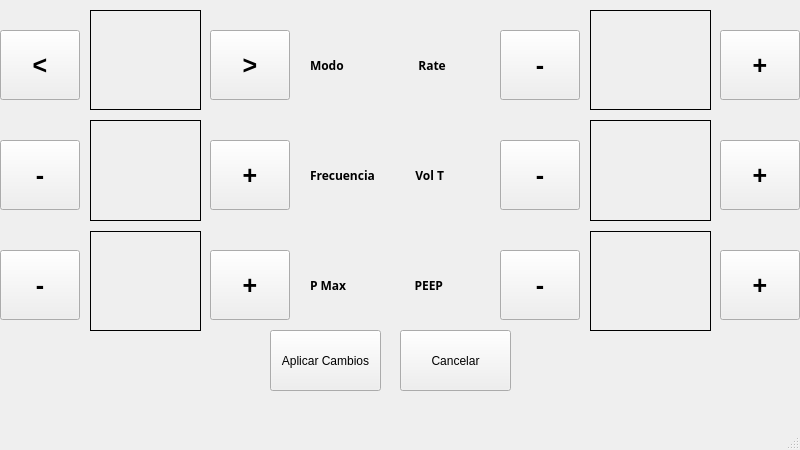
<?xml version="1.0" encoding="UTF-8"?>
<ui version="4.0">
 <class>MainWindow</class>
 <widget class="QMainWindow" name="MainWindow">
  <property name="geometry">
   <rect>
    <x>0</x>
    <y>0</y>
    <width>800</width>
    <height>450</height>
   </rect>
  </property>
  <property name="minimumSize">
   <size>
    <width>800</width>
    <height>450</height>
   </size>
  </property>
  <property name="maximumSize">
   <size>
    <width>800</width>
    <height>450</height>
   </size>
  </property>
  <property name="windowTitle">
   <string>MainWindow</string>
  </property>
  <widget class="QWidget" name="centralwidget">
   <widget class="QWidget" name="verticalLayoutWidget">
    <property name="geometry">
     <rect>
      <x>90</x>
      <y>10</y>
      <width>111</width>
      <height>321</height>
     </rect>
    </property>
    <layout class="QVBoxLayout" name="verticalLayout">
     <property name="spacing">
      <number>10</number>
     </property>
     <item>
      <widget class="QLabel" name="ModoLabel">
       <property name="frameShape">
        <enum>QFrame::Box</enum>
       </property>
       <property name="text">
        <string/>
       </property>
      </widget>
     </item>
     <item>
      <widget class="QLabel" name="FrecuenciaLabel">
       <property name="frameShape">
        <enum>QFrame::Box</enum>
       </property>
       <property name="text">
        <string/>
       </property>
      </widget>
     </item>
     <item>
      <widget class="QLabel" name="PMaxLabel">
       <property name="frameShape">
        <enum>QFrame::Box</enum>
       </property>
       <property name="text">
        <string/>
       </property>
      </widget>
     </item>
    </layout>
   </widget>
   <widget class="QPushButton" name="antModoButton">
    <property name="geometry">
     <rect>
      <x>0</x>
      <y>30</y>
      <width>80</width>
      <height>70</height>
     </rect>
    </property>
    <property name="font">
     <font>
      <family>Arial</family>
      <pointsize>19</pointsize>
      <weight>75</weight>
      <bold>true</bold>
     </font>
    </property>
    <property name="text">
     <string>&lt;</string>
    </property>
   </widget>
   <widget class="QPushButton" name="menosFRButton">
    <property name="geometry">
     <rect>
      <x>0</x>
      <y>140</y>
      <width>80</width>
      <height>70</height>
     </rect>
    </property>
    <property name="font">
     <font>
      <family>Arial</family>
      <pointsize>19</pointsize>
      <weight>75</weight>
      <bold>true</bold>
     </font>
    </property>
    <property name="text">
     <string>-</string>
    </property>
   </widget>
   <widget class="QPushButton" name="menosPMaxButton">
    <property name="geometry">
     <rect>
      <x>0</x>
      <y>250</y>
      <width>80</width>
      <height>70</height>
     </rect>
    </property>
    <property name="font">
     <font>
      <family>Arial</family>
      <pointsize>19</pointsize>
      <weight>75</weight>
      <bold>true</bold>
     </font>
    </property>
    <property name="text">
     <string>-</string>
    </property>
   </widget>
   <widget class="QPushButton" name="sigModoButton">
    <property name="geometry">
     <rect>
      <x>210</x>
      <y>30</y>
      <width>80</width>
      <height>70</height>
     </rect>
    </property>
    <property name="font">
     <font>
      <family>Arial</family>
      <pointsize>19</pointsize>
      <weight>75</weight>
      <bold>true</bold>
     </font>
    </property>
    <property name="text">
     <string>&gt;</string>
    </property>
   </widget>
   <widget class="QPushButton" name="masFRButton">
    <property name="geometry">
     <rect>
      <x>210</x>
      <y>140</y>
      <width>80</width>
      <height>70</height>
     </rect>
    </property>
    <property name="font">
     <font>
      <family>Arial</family>
      <pointsize>19</pointsize>
      <weight>75</weight>
      <bold>true</bold>
     </font>
    </property>
    <property name="text">
     <string>+</string>
    </property>
   </widget>
   <widget class="QPushButton" name="masPMaxButton">
    <property name="geometry">
     <rect>
      <x>210</x>
      <y>250</y>
      <width>80</width>
      <height>70</height>
     </rect>
    </property>
    <property name="font">
     <font>
      <family>Arial</family>
      <pointsize>19</pointsize>
      <weight>75</weight>
      <bold>true</bold>
     </font>
    </property>
    <property name="text">
     <string>+</string>
    </property>
   </widget>
   <widget class="QPushButton" name="menosRateButton">
    <property name="geometry">
     <rect>
      <x>500</x>
      <y>30</y>
      <width>80</width>
      <height>70</height>
     </rect>
    </property>
    <property name="font">
     <font>
      <family>Arial</family>
      <pointsize>19</pointsize>
      <weight>75</weight>
      <bold>true</bold>
     </font>
    </property>
    <property name="text">
     <string>-</string>
    </property>
   </widget>
   <widget class="QPushButton" name="masPEEPButton">
    <property name="geometry">
     <rect>
      <x>720</x>
      <y>250</y>
      <width>80</width>
      <height>70</height>
     </rect>
    </property>
    <property name="font">
     <font>
      <family>Arial</family>
      <pointsize>19</pointsize>
      <weight>75</weight>
      <bold>true</bold>
     </font>
    </property>
    <property name="text">
     <string>+</string>
    </property>
   </widget>
   <widget class="QPushButton" name="menosVolTButton">
    <property name="geometry">
     <rect>
      <x>500</x>
      <y>140</y>
      <width>80</width>
      <height>70</height>
     </rect>
    </property>
    <property name="font">
     <font>
      <family>Arial</family>
      <pointsize>19</pointsize>
      <weight>75</weight>
      <bold>true</bold>
     </font>
    </property>
    <property name="text">
     <string>-</string>
    </property>
   </widget>
   <widget class="QWidget" name="verticalLayoutWidget_2">
    <property name="geometry">
     <rect>
      <x>590</x>
      <y>10</y>
      <width>121</width>
      <height>321</height>
     </rect>
    </property>
    <layout class="QVBoxLayout" name="verticalLayout_2">
     <property name="spacing">
      <number>10</number>
     </property>
     <item>
      <widget class="QLabel" name="RateLabel">
       <property name="frameShape">
        <enum>QFrame::Box</enum>
       </property>
       <property name="text">
        <string/>
       </property>
      </widget>
     </item>
     <item>
      <widget class="QLabel" name="VolTLabel">
       <property name="frameShape">
        <enum>QFrame::Box</enum>
       </property>
       <property name="text">
        <string/>
       </property>
      </widget>
     </item>
     <item>
      <widget class="QLabel" name="PEEPLabel">
       <property name="frameShape">
        <enum>QFrame::Box</enum>
       </property>
       <property name="text">
        <string/>
       </property>
      </widget>
     </item>
    </layout>
   </widget>
   <widget class="QPushButton" name="menosPEEPButton">
    <property name="geometry">
     <rect>
      <x>500</x>
      <y>250</y>
      <width>80</width>
      <height>70</height>
     </rect>
    </property>
    <property name="font">
     <font>
      <family>Arial</family>
      <pointsize>19</pointsize>
      <weight>75</weight>
      <bold>true</bold>
     </font>
    </property>
    <property name="text">
     <string>-</string>
    </property>
   </widget>
   <widget class="QPushButton" name="masRateButton">
    <property name="geometry">
     <rect>
      <x>720</x>
      <y>30</y>
      <width>80</width>
      <height>70</height>
     </rect>
    </property>
    <property name="font">
     <font>
      <family>Arial</family>
      <pointsize>19</pointsize>
      <weight>75</weight>
      <bold>true</bold>
     </font>
    </property>
    <property name="text">
     <string>+</string>
    </property>
   </widget>
   <widget class="QPushButton" name="masVolTButton">
    <property name="geometry">
     <rect>
      <x>720</x>
      <y>140</y>
      <width>80</width>
      <height>70</height>
     </rect>
    </property>
    <property name="font">
     <font>
      <family>Arial</family>
      <pointsize>19</pointsize>
      <weight>75</weight>
      <bold>true</bold>
     </font>
    </property>
    <property name="text">
     <string>+</string>
    </property>
   </widget>
   <widget class="QPushButton" name="pushButton">
    <property name="geometry">
     <rect>
      <x>270</x>
      <y>330</y>
      <width>111</width>
      <height>61</height>
     </rect>
    </property>
    <property name="text">
     <string>Aplicar Cambios</string>
    </property>
   </widget>
   <widget class="QPushButton" name="pushButton_2">
    <property name="geometry">
     <rect>
      <x>400</x>
      <y>330</y>
      <width>111</width>
      <height>61</height>
     </rect>
    </property>
    <property name="text">
     <string>Cancelar</string>
    </property>
   </widget>
   <widget class="QLabel" name="label">
    <property name="geometry">
     <rect>
      <x>310</x>
      <y>30</y>
      <width>171</width>
      <height>70</height>
     </rect>
    </property>
    <property name="font">
     <font>
      <family>Arial Black</family>
      <weight>75</weight>
      <bold>true</bold>
     </font>
    </property>
    <property name="frameShape">
     <enum>QFrame::NoFrame</enum>
    </property>
    <property name="text">
     <string>Modo                        Rate</string>
    </property>
   </widget>
   <widget class="QLabel" name="label_2">
    <property name="geometry">
     <rect>
      <x>310</x>
      <y>140</y>
      <width>171</width>
      <height>70</height>
     </rect>
    </property>
    <property name="font">
     <font>
      <family>Arial Black</family>
      <weight>75</weight>
      <bold>true</bold>
     </font>
    </property>
    <property name="frameShape">
     <enum>QFrame::NoFrame</enum>
    </property>
    <property name="text">
     <string>Frecuencia             Vol T</string>
    </property>
   </widget>
   <widget class="QLabel" name="label_3">
    <property name="geometry">
     <rect>
      <x>310</x>
      <y>250</y>
      <width>171</width>
      <height>70</height>
     </rect>
    </property>
    <property name="font">
     <font>
      <family>Arial Black</family>
      <weight>75</weight>
      <bold>true</bold>
     </font>
    </property>
    <property name="frameShape">
     <enum>QFrame::NoFrame</enum>
    </property>
    <property name="text">
     <string>P Max                      PEEP</string>
    </property>
   </widget>
  </widget>
  <widget class="QMenuBar" name="menubar">
   <property name="geometry">
    <rect>
     <x>0</x>
     <y>0</y>
     <width>800</width>
     <height>26</height>
    </rect>
   </property>
  </widget>
  <widget class="QStatusBar" name="statusbar"/>
 </widget>
 <resources/>
 <connections/>
</ui>
